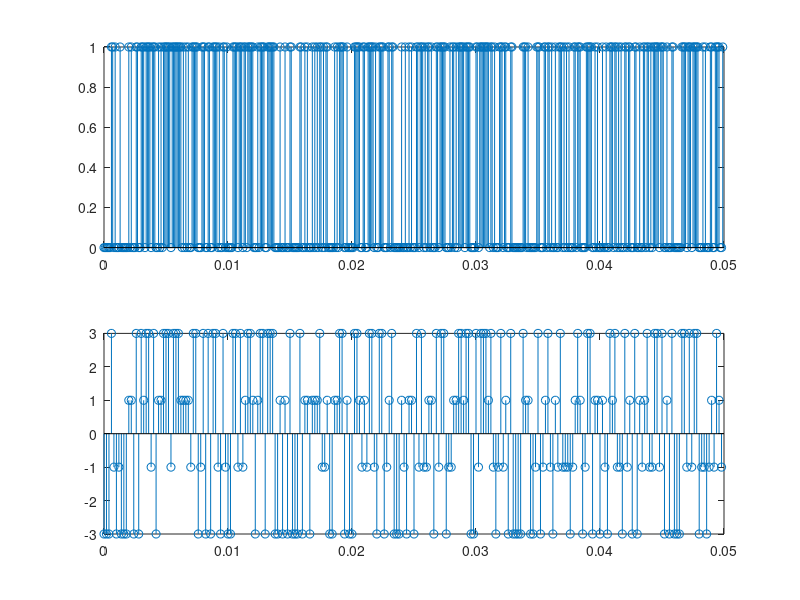
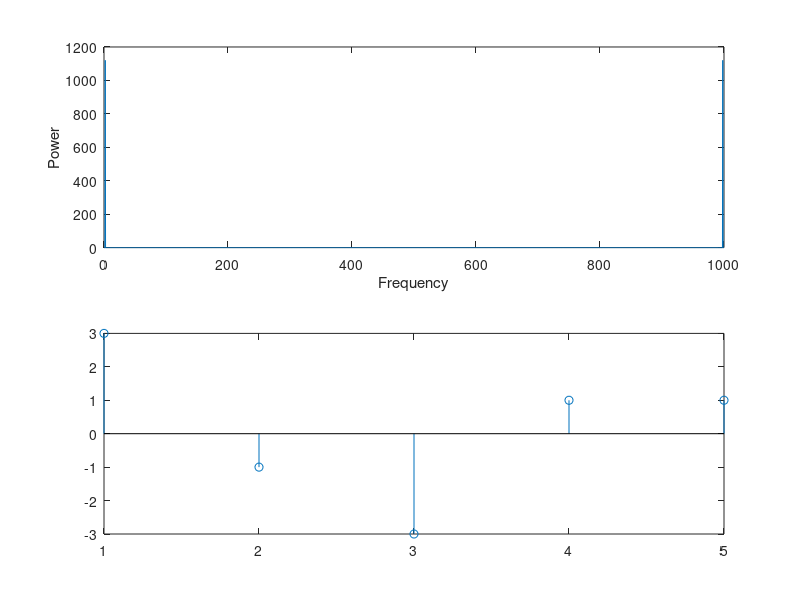

The MATLAB script that drew these images, in order: (Note: this script raises an error after producing the figures.)
%Lab_1
%% Part 1
clear;clc
fs = 1000; % sample frequency (Hz)
ts=1/fs;
t = 0:1/fs:2-1/fs;
x = (1.5)*sin(2*pi*2*t); %+ sin(2*pi*50*t) + 0.5*sin(2*pi*150*t);
n = length(x); % number of samples
noise=0.106*randn([1,n]); %10dB = 0.3354; 20dB = 0.106
x=x+noise;
subplot(2,1,1)
stem(t,x)
subplot(2,1,2)
plot(t,x)
%xlim([0 0.5])

%% Part 2
y = fft(x); %
f = (0:n-1)*(fs/n); % frequency range
power = abs(y).^2/n; % power of the DFT
figure (2)
subplot(2,1,1)
plot(f,power)
xlabel('Frequency')
ylabel('Power')
y0 = fftshift(y); % shift y values
f0 = (-n/2:n/2-1)*(fs/n); % 0-centered frequency range
power0 = abs(y0).^2/n; % 0-centered power

subplot(2,1,2)
plot(f0,power0)
xlabel('Frequency')
ylabel('Power')

%% Part3 
data = randi([0 1],1,10);
data_re=reshape(data,2,[]);
data_map= bi2de(data_re','left-msb')';
s=pammod(data_map,4);
stem(real(s))
fb=10000;
t=0:1/fb:0.05-1/fb;
M=4;
fbaud=fb/log2(M);
data = randi([0 1],1,length(t));

figure (1)
subplot(2,1,1)
stem(t,data)
data_re=reshape(data,2,[]);
data_map= bi2de(data_re','left-msb')';
s=pammod(data_map,M);

subplot(2,1,2)
tsym=0:1/fbaud:0.05-1/fbaud;
stem(tsym,real(s))

%% Part 4
fid = fopen('Test.txt');
x=fread(fid,'*char');
binvecc = logical(dec2bin(x, 8) - '0');
bit_steam=reshape(binvecc',1,[]);

%% Part 5
A = imread('Tu.jpg');
B=rgb2gray(A);
imshow(B)
